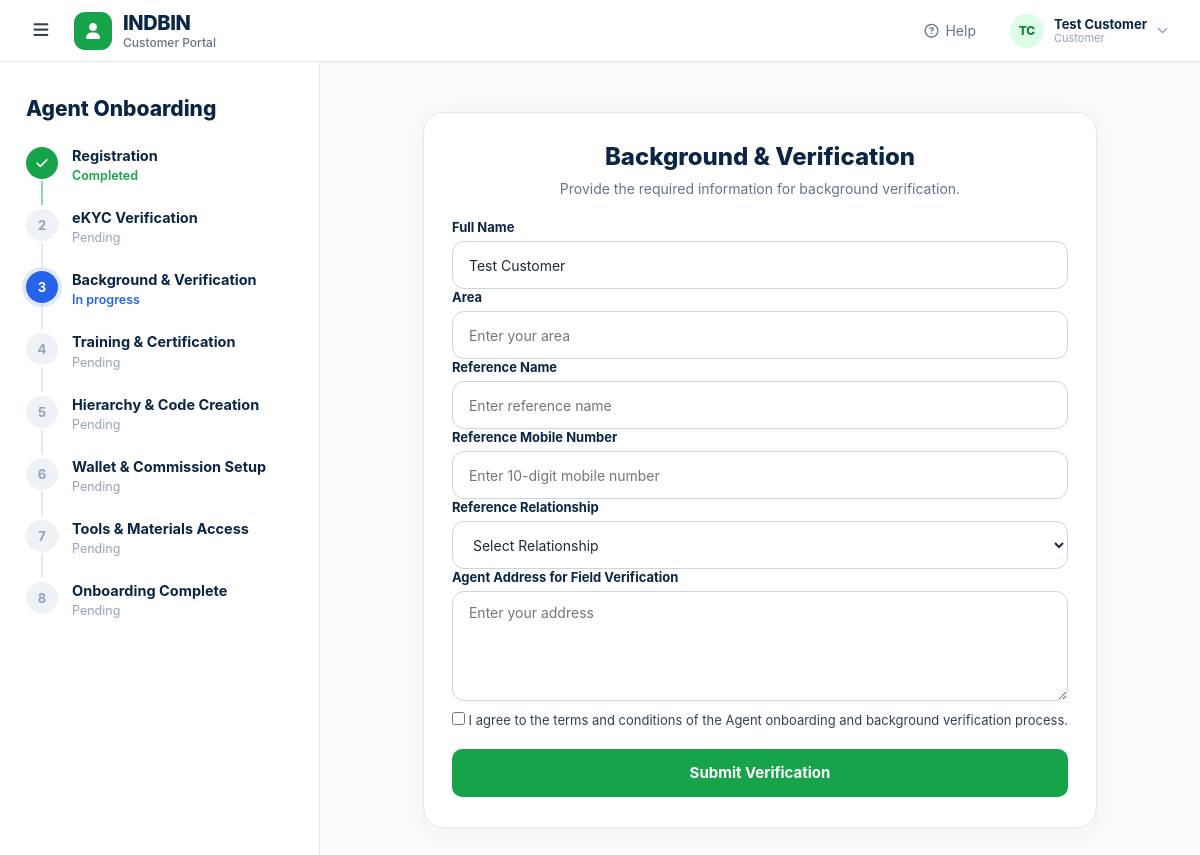
/agent/background/index.php (signed in), run on the app's committed database.
### tables this page shows
CREATE TABLE users (
    id                INT UNSIGNED AUTO_INCREMENT PRIMARY KEY,
    role              ENUM('customer','agent','merchant','admin') NOT NULL DEFAULT 'customer',
    full_name         VARCHAR(150)  NOT NULL,
    email             VARCHAR(190)  NOT NULL,
    mobile            VARCHAR(15)   NULL,
    password_hash     VARCHAR(255)  NOT NULL,

     
    party_code        VARCHAR(32)   NULL,
    customer_code     VARCHAR(32)   NULL,    

     
    business_name     VARCHAR(180)  NULL,
    business_type     VARCHAR(100)  NULL,
    merchant_id       INT UNSIGNED  NULL,    

     
    referral_code     VARCHAR(24)   NULL,
    upline_id         INT UNSIGNED  NULL,

     
    mobile_verified   TINYINT(1)    NOT NULL DEFAULT 0,
    email_verified    TINYINT(1)    NOT NULL DEFAULT 0,
    kyc_status        ENUM('not_started','pending','approved','rejected','resubmit')
                      NOT NULL DEFAULT 'not_started',
    business_verification_status ENUM('not_started','pending','approved','rejected')
                      NOT NULL DEFAULT 'not_started',
    background_status ENUM('not_started','pending','approved','rejected')
                      NOT NULL DEFAULT 'not_started',
    onboarding_step   TINYINT UNSIGNED NOT NULL DEFAULT 1,
    account_status    ENUM('registered','onboarding','active','suspended','closed')
                      NOT NULL DEFAULT 'registered',

    risk_score        SMALLINT UNSIGNED NULL,
    risk_category     VARCHAR(30)   NULL,
    credit_limit      DECIMAL(12,2) NOT NULL DEFAULT 0.00,

    preferred_support_channel VARCHAR(30) NULL,
    onboarding_completed_at   DATETIME NULL,
    agreement_signed_at       DATETIME NULL,
    product_enablement_completed_at DATETIME NULL,
    account_setup_completed_at DATETIME NULL,
    training_completed_at     DATETIME NULL,
    app_walkthrough_completed_at DATETIME NULL,

    last_login_at     DATETIME      NULL,
    created_at        TIMESTAMP     NOT NULL DEFAULT CURRENT_TIMESTAMP,
    updated_at        TIMESTAMP     NOT NULL DEFAULT CURRENT_TIMESTAMP ON UPDATE CURRENT_TIMESTAMP,

    UNIQUE KEY uq_users_email    (email),
    UNIQUE KEY uq_users_mobile   (mobile),
    UNIQUE KEY uq_users_party    (party_code),
    UNIQUE KEY uq_users_code     (customer_code),
    UNIQUE KEY uq_users_referral (referral_code),
    KEY idx_users_role_status    (role, account_status),
    KEY idx_users_upline         (upline_id)
);

### agent/portal/shell.php (called while the page is built, shortened)
<?php
require_once dirname(dirname(__DIR__)) . '/core/onboarding_shell.php';
function get_step_statuses(PDO $pdo, int $user_id, string $active_step): array
{
    $statuses = [
        'registration' => 'completed',
        'ekyc'         => 'pending',
        'background'   => 'pending',
        'training'     => 'pending',
        'hierarchy'    => 'pending',
        'wallet'       => 'pending',
        'tools'        => 'pending',
        'complete'     => 'pending'
    ];
    try {
        $stmt = $pdo->prepare("
            SELECT kyc_status
            FROM users
            WHERE id = ?
            LIMIT 1
        ");
        $stmt->execute([$user_id]);
        $kyc = strtolower(
            trim((string) $stmt->fetchColumn())
        );
        if ($kyc === 'approved') {
            $statuses['ekyc'] = 'completed';
        } elseif ($kyc === 'pending') {
            $statuses['ekyc'] = 'in_review';
        } elseif ($kyc === 'rejected') {
            $statuses['ekyc'] = 'rejected';
        } elseif ($kyc === 'resubmit') {
            $statuses['ekyc'] = 'in_progress';
        } else {
            $statuses['ekyc'] = 'pending';
        }
    } catch (Exception $e) {
        $statuses['ekyc'] = 'pending';
    }
    try {
        $stmt = $pdo->prepare("
            SELECT
                reference_status,
                field_status,
                background_status
            FROM agent_verification
            WHERE agent_id = ?
            ORDER BY id DESC
            LIMIT 1
        ");
        $stmt->execute([$user_id]);
        $verification = $stmt->fetch(PDO::FETCH_ASSOC);
        if ($verification) {
            $reference_status =
                strtolower(
                    trim(
                        $verification['reference_status'] ?? 'pending'
                    )
                );
            $field_status =
                strtolower(
                    trim(
                        $verification['field_status'] ?? 'pending'
                    )
                );
            $background_status =
                strtolower(
                    trim(
                        $verification['background_status'] ?? 'pending'
                    )
                );
            if (
                $reference_status === 'verified' &&
                $field_status === 'verified' &&
                $background_status === 'verified'
            ) {
                $statuses['background'] = 'completed';
            } elseif (
                $reference_status === 'failed' ||
                $field_status === 'failed' ||
                $background_status === 'failed'
            ) {
                $statuses['background'] = 'rejected';
            } else {
                $statuses['background'] = 'in_review';
            }
        } elseif ($active_step === 'background') {
            $statuses['background'] = 'in_progress';
        }
    } catch (Exception $e) {
        if ($active_step === 'background') {
            $statuses['background'] = 'in_progress';
        }
    }
    $statuses['complete'] = 'pending';
    $statuses = onboarding_enforce_order($statuses, 'agent');
    return $statuses;
}
function render_shell_open($pdo, $user_id, $active_step, $page_title = '')
{
    $stmt = $pdo->prepare("SELECT * FROM users WHERE id = ?");
    $stmt->execute([(int)$user_id]);
    $user = $stmt->fetch() ?: [
        'id' => (int)$user_id,
        'full_name' => 'Agent',
        'role' => 'agent'
    ];
    onboarding_shell_render_open(
        $pdo,
        $user,
        'agent',
        get_step_statuses(
            $pdo,
            (int)$user_id,
            (string)$active_step
        ),
        (string)$active_step,
        $page_title !== ''
            ? (string)$page_title
            : 'Agent onboarding'
    );
}
?>

### core/helpers.php (called while the page is built, shortened)
<?php
function e(?string $v): string
{
    return htmlspecialchars($v ?? '', ENT_QUOTES | ENT_SUBSTITUTE, 'UTF-8');
}

### agent/background/index.php (the view, shortened to what this page needs)
<?php
require_once __DIR__ . '/../db.php';
require_once __DIR__ . '/../portal/shell.php';
$user_id = (int) $_SESSION['user_id'];
$stmt = $pdo->prepare("
    SELECT full_name
    FROM users
    WHERE id = ?
");
$stmt->execute([$user_id]);
$agent = $stmt->fetch(PDO::FETCH_ASSOC);
render_shell_open(
    $pdo,
    $user_id,
    'background',
    'Background & Verification'
);
?>
<div class="background-card">
    <h1>
        Background & Verification
    </h1>
    <p class="subtitle">
        Provide the required information for
        background verification.
    </p>
    <form method="POST">
        <label>
            Full Name
        </label>
        <input
            type="text"
            value="<?= htmlspecialchars(
                $agent['full_name']
            ) ?>"
            readonly
        >
        <label>
            Area
        </label>
        <input
            type="text"
            name="area"
            placeholder="Enter your area"
            required
        >
        <label>
            Reference Name
        </label>
        <input
            type="text"
            name="reference_name"
            placeholder="Enter reference name"
            required
        >
        <label>
            Reference Mobile Number
        </label>
        <input
            type="text"
            name="reference_mobile"
            placeholder="Enter 10-digit mobile number"
            maxlength="10"
            required
        >
        <label>
            Reference Relationship
        </label>
        <select
            name="reference_relationship"
            required
        >
            <option value="">
                Select Relationship
            </option>
        </select>
        <label>
            Agent Address for Field Verification
        </label>
        <textarea
            name="verification_address"
            rows="4"
            placeholder="Enter your address"
            required
        ></textarea>
        <label class="agreement">
            <input
                type="checkbox"
                name="agreement"
                required
            >
            <span>
                I agree to the terms and conditions
                of the Agent onboarding and background
                verification process.
            </span>
        </label>
        <button
            type="submit"
            class="submit-button"
        >
            Submit Verification
        </button>
    </form>
</div>

### customer/portal/topbar.php (shortened to what this page needs)
<?php
function render_topbar(PDO $pdo, array $user, string $context = 'portal'): void
{
    $role = (string)($user['role'] ?? 'customer');
    $roleLabel = match ($role) {
        'admin'    => 'Back office',
        'agent'    => 'Agent',
        'merchant' => 'Merchant',
        default    => 'Customer',
    };
    $portalLabel = match ($role) {
        'admin'    => 'Back office',
        'agent'    => 'Agent Portal',
        'merchant' => 'Merchant Portal',
        default    => 'Customer Portal',
    };
    $portalIcon = match ($role) {
        'admin'    => 'fa-shield-halved',
        'agent'    => 'fa-user-tie',
        'merchant' => 'fa-store',
        default    => 'fa-user',
    };
    $parts    = preg_split('/\s+/', trim((string)$user['full_name'])) ?: [];
    $initials = strtoupper(
        mb_substr($parts[0] ?? '?', 0, 1) . (count($parts) > 1 ? mb_substr(end($parts), 0, 1) : '')
    );
    ?>
<header class="topbar">
    <div class="topbar-left">
        <button type="button" class="nav-toggle" aria-label="Toggle navigation"
                aria-expanded="true" onclick="toggleNav(this)">
            <i class="fa-solid fa-bars"></i>
        </button>
        <a class="brand" href="<?= BASE_URL ?>/index.php">
            <span class="brand-mark" aria-hidden="true">
                <i class="fa-solid <?= e($portalIcon) ?>"></i>
            </span>
            <span class="brand-text">
                <span class="brand-name">IND<span>BIN</span></span>
                <span class="brand-sub"><?= e($portalLabel) ?></span>
            </span>
        </a>
    </div>
    <div class="topbar-right">
        <a class="help-link" href="<?= BASE_URL ?>/help.php">
            <i class="fa-regular fa-circle-question" aria-hidden="true"></i>
            <span>Help</span>
        </a>
        <details class="user-menu">
            <summary>
                <span class="avatar"><?= e($initials) ?></span>
                <span class="who">
                    <strong><?= e($user['full_name']) ?></strong>
                    <small><?= e($roleLabel) ?></small>
                </span>
                <i class="fa-solid fa-chevron-down" style="font-size:11px;color:var(--faint);"></i>
            </summary>
        </details>
    </div>
</header>
<?php
}

### data on the page
users: role "Customer Portal", full_name "TC", full_name "Test Customer", role "Customer"

### other printed values
$label "Registration"
$word "Completed"
$label "eKYC Verification"
$word "Pending"
$label "Background & Verification"
$word "In progress"
$label "Training & Certification"
$label "Hierarchy & Code Creation"
$label "Wallet & Commission Setup"
$label "Tools & Materials Access"
$label "Onboarding Complete"
